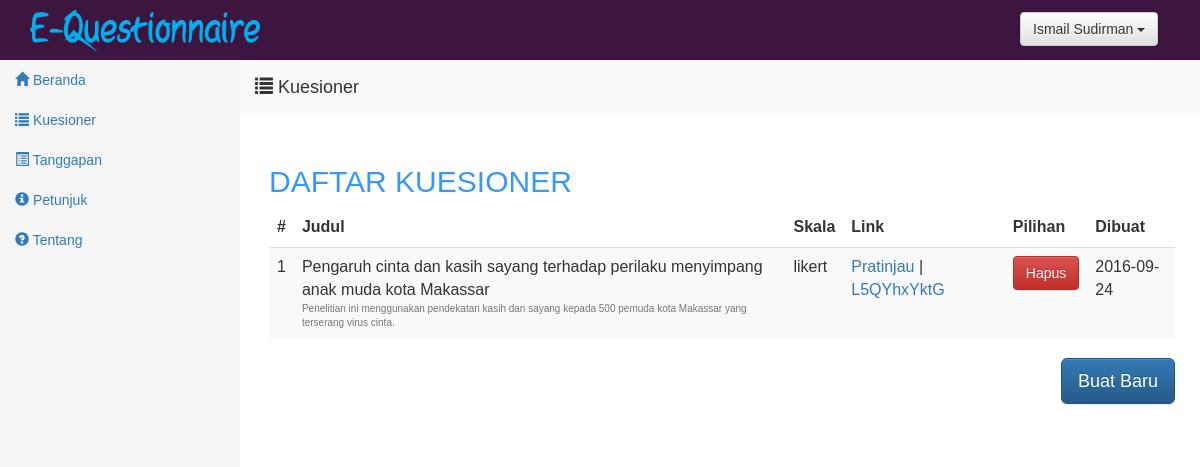
The page /peneliti/kuesioner.php (signed in) on the database as committed earlier.
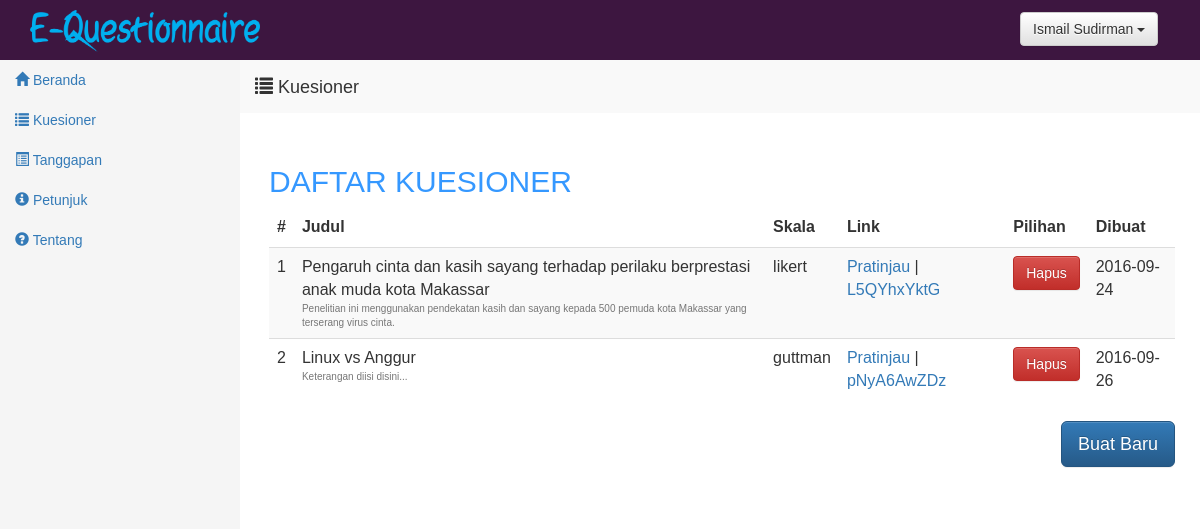
The same page on the database as committed later.
### tables this page shows
CREATE TABLE `kuesioner` (
  `id_kuesioner` int(10) NOT NULL,
  `jenis_skala` char(10) NOT NULL,
  `id_skala` int(11) NOT NULL,
  `id_peneliti` int(10) NOT NULL,
  `judul_penelitian` text NOT NULL,
  `keterangan` text NOT NULL,
  `tanggal` date NOT NULL,
  `url` varchar(10) NOT NULL
);

### config.php (called while the page is built, shortened)
<?php
$homepage = "http://localhost/kuesioner";
?>

### peneliti/kuesioner.php (the view, shortened to what this page needs)
<?php
include "header.php";
include "menu.php";
?>
<div class="atasberanda col-md-10" style="position:fixed;z-index:9">
	 <h4>
		 <span class="glyphicon glyphicon-list" aria-hidden="true"></span> Kuesioner
	 </h4>
</div>
<div class="body2">
  <h2 class="a">DAFTAR KUESIONER</h2>
  <?php
  $q_list = $PDO->prepare("SELECT * FROM kuesioner WHERE id_peneliti = ?");
  if($q_list) {
      $q_list->bindParam(1, $_SESSION['id_peneliti']);
      $q_list->execute();
      $q_list_count = $q_list->rowCount();
      if($q_list_count == 0) {
	      echo "<p class='bg-warning' style='padding:10px'>Maaf belum ada data</p>";
      } else {
	  echo "<table class='table table-striped'>";
	  echo "<thead style='font-weight:bold'><tr><td>#</td><td>Judul</td><td>Skala</td><td>Link</td><td>Pilihan</td><td>Dibuat</td></tr></thead>";
	  $num = 1;
	  while($f = $q_list->fetch(PDO::FETCH_ASSOC)) {
	      echo "<tr><td>$num</td>";
	      echo "<td>" . $f['judul_penelitian'] . "<br><p style='font-size:10px;margin:0' class='text-muted'>" . $f['keterangan'] . "</p></td>";
              echo "<td>" . $f['jenis_skala'] . "</td>";
	      echo "<td><a href='pratinjau.php?k=" . $f['url'] . "'>Pratinjau</a> | <a href='$homepage/kuesioner.php?q=" . $f['url'] . "'>" . $f['url'] . "</a></td>";
	      echo "<td><button class='btn btn-danger' ik='" . $f['id_kuesioner'] . "' id='hapus" . $f['id_kuesioner'] .  "' onclick='kuesioner.hapusData(" . $f['id_kuesioner'] . ")'>Hapus</button>";
	      echo "<td>" . $f['tanggal'] . "</td>";
	      echo "</tr>";
	      $num++;
	  }
	  echo "</table>";
      }
  }
  ?>
  <a href="buatkuesioner.php" style="float:right"><button class="btn btn-lg btn-primary" style="margin-bottom:20px">Buat Baru</button></a>
</div>
</body>

### peneliti/header.php (shortened to what this page needs)
<head>
  <link rel="stylesheet" type="text/css" href="../lib/style.css">
  <link rel="stylesheet" type="text/css" href="../lib/css/bootstrap.css">
  <link rel="stylesheet" type="text/css" href="../lib/css/bootstrap-theme.css">
  <link rel="stylesheet" type="text/css" href="../lib/animate.css/animate.min.css">
  <link rel="stylesheet" type="text/css" href="../lib/jquery-ui-1.12.1/jquery-ui.css">
  <link rel="stylesheet" type="text/css" href="../lib/jquery-ui-1.12.1/jquery-ui.theme.css">
</head>
<div class="header" style="position:fixed;width:100%;height:100px">
  <a href="index.php"> <img src="../lib/img/logo.png" style="padding: 10px; width:250px; margin-left:20px"> </a>
  <?php
include "../config.php";
?>
    <div class="dropdown" style="margin-top:-50px; margin-left:85%">
      <button class="btn btn-default dropdown-toggle" type="button" id="dropdownMenu1" data-toggle="dropdown" aria-haspopup="true" aria-expanded="true">
        <?php echo $_SESSION['nama_peneliti']; ?>
          <span class="caret"></span>
      </button>
    </div>
</div>
<div class="backheader"></div>

### peneliti/menu.php (shortened to what this page needs)
<div class="row" style="margin:0">
  <div class="col-sm-3 col-md-2 sidebar" style="background-color:#f5f5f5; height:100%;position:fixed;width:20%">
	<ul class="nav nav-sidebar" style="margin:-15px;margin-top:0px">
		<li class="active">
			<a href="index.php"> <span class="glyphicon glyphicon-home" aria-hidden="true"> </span> Beranda
			</a>
		</li>
		<li class="active">
			<a href="kuesioner.php"> <span class="glyphicon glyphicon-list" aria-hidden="true"> </span> Kuesioner
			</a>
		</li>
		<li class="active">
			<a href="tanggapan.php"> <span class="glyphicon glyphicon-list-alt" aria-hidden="true"> </span> Tanggapan
			</a>
		</li>
		<li class="active">
			<a href="petunjuk.php"> <span class="glyphicon glyphicon-info-sign" aria-hidden="true"> </span> Petunjuk
			</a>
		</li>
		<li class="active">
			<a href="tentang.php"> <span class="glyphicon glyphicon-question-sign" aria-hidden="true"> </span> Tentang
			</a>
		</li>
	</ul>
	</div>

Rows that differ between the two databases and show on the page:
changed kuesioner "likert": judul_penelitian "Pengaruh cinta dan kasih sayang terhadap perilaku menyimpang anak muda kota Makassar" → "Pengaruh cinta dan kasih sayang terhadap perilaku berprestasi anak muda kota Makassar"
added kuesioner: judul_penelitian "Linux vs Anggur", keterangan "Keterangan diisi disini...", jenis_skala "guttman", url "pNyA6AwZDz", tanggal "2016-09-26"
